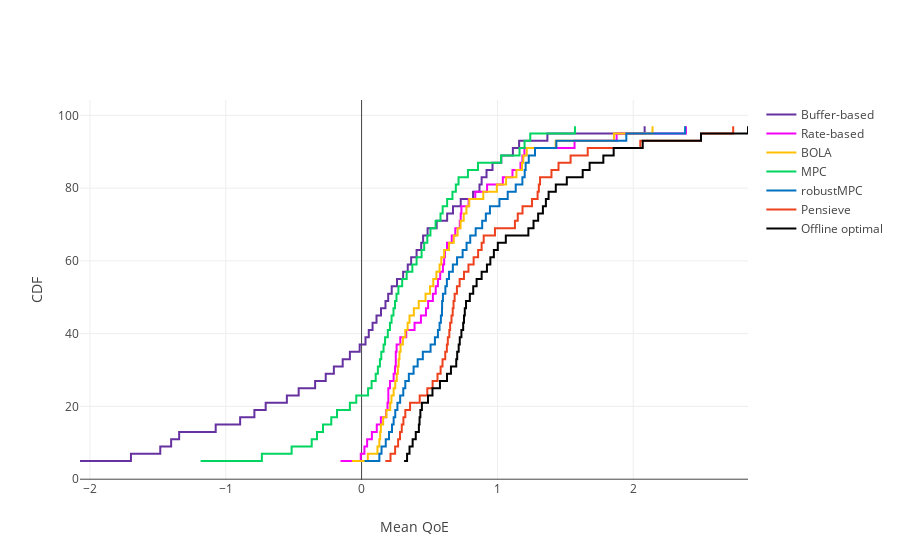

The notebook cell this image was saved under:
### Code cell
sample = dict(
    sample_cdf=False,
)
figure = vs.plot_cdf(
    QoE,
    config_file,
    result_dir_path,
    sample=sample
)
figure.show()
